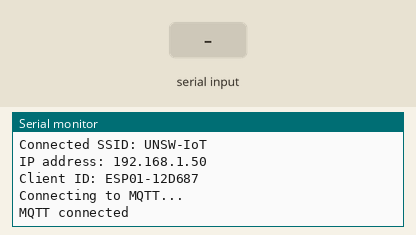
This sketch was run on a simulated ESP8266 (NodeMCU). On the bench: the last lines printed to the serial monitor. The inputs (shaded band) are chosen by the test bench. WiFi joins after 1.5 s; servers stay silent unless stated; no MQTT or app messages arrive unless stated.

Above: at 4.2 s.
4.3 s: "1" received over Serial
At 5.7 s:
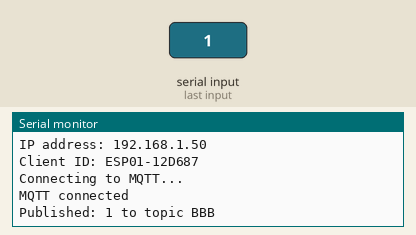
6.6 s: "0" received over Serial
At 7.9 s:
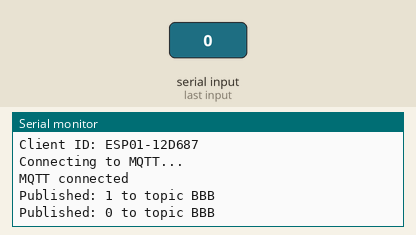
8.1 s: "2" received over Serial
At 9.3 s:
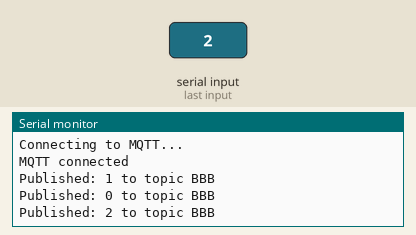

Measured:
- after the input at 4.3 s, the serial monitor: prints a new line after 0.81 s (image 1)
- after the input at 6.6 s, the serial monitor: prints a new line after 0.56 s (image 2)
- after the input at 8.1 s, the serial monitor: prints a new line after 0.11 s (image 3)

The sketch:

Mqtt-firmware-unsw-iot.ino
```cpp
#include <ESP8266WiFi.h>
#include <WiFiClientSecure.h>
#include <PubSubClient.h>

const char* ssid1 = "UNSW-IoT";
const char* password1 = "mKGLxytpM93Kf5p6nQ==";

const char* ssid2 = "YN-WiFi";
const char* password2 = "dimobatta1";

const char* mqttServer = "7a95f954fa024e02b2abee411a96e857.s1.eu.hivemq.cloud";
const int mqttPort = 8883;

const char* mqttUser = "nalithlakshan";
const char* mqttPass = "Nalith96";

const char* publishTopic = "BBB";

WiFiClientSecure espClient;
PubSubClient mqttClient(espClient);

char clientID[32];

String serialData = "";

void setup() {
  Serial.begin(115200);
  Serial.setTimeout(50);
  delay(1000);

  Serial.println("Starting...");

  Serial.print("STA MAC Address: ");
  Serial.println(WiFi.macAddress());

  connectWiFi();

  snprintf(clientID, sizeof(clientID), "ESP01-%06X", ESP.getChipId());
  Serial.printf("Client ID: %s\n", clientID);

  espClient.setInsecure();

  mqttClient.setServer(mqttServer, mqttPort);
  connectMqtt();
}

void loop() {
  if (!mqttClient.connected()) {
    connectMqtt();
  }

  mqttClient.loop();

  if (Serial.available() > 0) {
    serialData += Serial.readString();
    serialData.trim();

    if (serialData.length() > 0) {
      mqttClient.publish(publishTopic, serialData.c_str());

      Serial.print("Published: ");
      Serial.print(serialData);
      Serial.print(" to topic ");
      Serial.println(publishTopic);

      serialData = "";
    }
  }

  delay(1000);
}

bool tryConnectWiFi(const char* ssid, const char* password, unsigned long timeoutMs) {
  Serial.print("Connecting to WiFi: ");
  Serial.println(ssid);

  WiFi.disconnect();
  delay(500);

  WiFi.begin(ssid, password);

  unsigned long startTime = millis();

  while (WiFi.status() != WL_CONNECTED && millis() - startTime < timeoutMs) {
    delay(500);
    Serial.print(".");
  }

  Serial.println();

  return WiFi.status() == WL_CONNECTED;
}

void connectWiFi() {
  WiFi.mode(WIFI_STA);

  if (!tryConnectWiFi(ssid1, password1, 10000)) {
    Serial.println("Failed to connect to UNSW-IoT. Trying YN-WiFi...");

    if (!tryConnectWiFi(ssid2, password2, 10000)) {
      Serial.println("Failed to connect to both WiFi networks.");

      while (WiFi.status() != WL_CONNECTED)
      {
        delay(1000);
        Serial.println("Retrying...");
        if (tryConnectWiFi(ssid1, password1, 10000)) {
          break;
        }
        if (tryConnectWiFi(ssid2, password2, 10000)) {
          break;
        }
      }
    }
  }

  Serial.println("WiFi connected");
  Serial.print("Connected SSID: ");
  Serial.println(WiFi.SSID());
  Serial.print("IP address: ");
  Serial.println(WiFi.localIP());
}

void connectMqtt() {
  while (!mqttClient.connected()) {
    Serial.println("Connecting to MQTT...");

    if (mqttClient.connect(clientID, mqttUser, mqttPass)) {
      Serial.println("MQTT connected");
    } else {
      Serial.print("MQTT failed, rc=");
      Serial.println(mqttClient.state());
      delay(3000);
    }
  }
}
```
